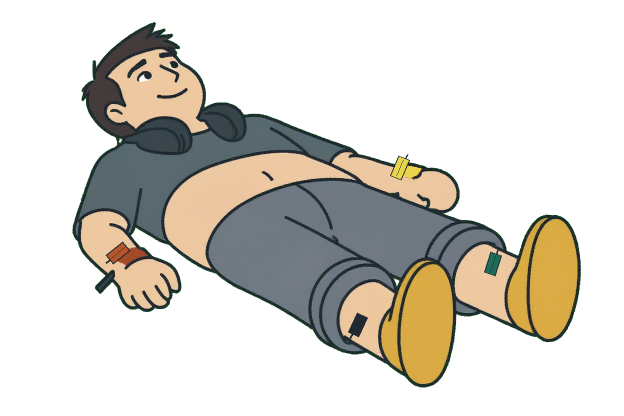
#> input picture art/figuren_quelle/jonas.png, 1248 x 832 px (shown at 1/2 size)
$ python klemmen_setzen.py
#> lines starting #> are read from the running program, lines starting #| are printed output that depends on the picture
#> in main, img is the input picture: PIL image 1248x832 RGBA; mean R, G, B, A 82.1, 177.2, 77.4, 87.5
"""Die vier Extremitätenklemmen auf Jonas (Lehrsaal) zeichnet der Code in sein Quellbild — Flux Kontext setzt so
kleine Dinge nicht zuverlässig an Handgelenke und Knöchel (zwei Versuche: eine bunte Armbanduhr, sonst nichts).

    python3 gen/blender/klemmen_setzen.py            # art/figuren_quelle/jonas.png (an Ort und Stelle, deckend: wiederholbar)

Lage je Klemme in Pixeln des Quellbilds (1248 x 832, bau/blender/figuren/ki_jonas_s21.png), von Hand abgelesen:
Mitte des Gelenks, Richtung der Gliedmaße (Grad), Seite, zu der das kurze Leitungsende zeigt. Ampel-Regel
(docs/FACHREGELN.md, Lektion 2): rot = rechter Arm (das eine Rost-Objekt des Raums, docs/raeume/lehrsaal.md §3),
gelb = linker Arm, grün = linkes Bein, schwarz = rechtes Bein; seine rechte Seite liegt zur Kamera (unten im Bild).
Klemmen sitzen auf Haut: Handgelenke, Unterschenkel knapp über den Socken (Hosenbeine hochgekrempelt). Ligne claire:
flache Farbe, eine Tuschelinie, kein Verlauf. Nach einem neuen Kontext-Bild Lagen neu ablesen.
"""
import math
import os

from PIL import Image, ImageDraw

HIER = os.path.dirname(os.path.abspath(__file__)); WURZEL = os.path.dirname(os.path.dirname(HIER))
QUELLE = os.path.join(WURZEL, "art", "figuren_quelle", "jonas.png")
TINTE = (30, 42, 48, 255)
KLEMMEN = [   # (Farbe, Mitte x, y, Winkel der Gliedmaße, Leitungsrichtung in Grad)
    ("#B5552D", (236, 506), 50, 140),    # rechtes Handgelenk (naher Arm, unten links): Leitung nach unten links zur Polsterkante
    ("#E8D44D", (800, 336), 23, -60),    # linkes Handgelenk (ferner Arm, oben rechts): Leitung nach oben rechts
    ("#1E2A30", (716, 650), 25, 120),    # rechter Unterschenkel (nahes Bein) über der Socke: Leitung nach unten
    ("#1F6B5A", (986, 528), 18, -70),    # linker Unterschenkel (fernes Bein) über der Socke: Leitung nach oben
]


def hexc(s): return tuple(int(s[i:i + 2], 16) for i in (1, 3, 5)) + (255,)


def klemme(img, farbe, mitte, winkel, leitung, laenge=0.028, breite=0.052, tief=0.022):
    """Klemme als gedrehtes Rechteck quer zur Gliedmaße (Maße in Anteilen der Bildhöhe), Leitungsstummel, Kontur."""
    h = img.height; L, B = laenge * h, breite * h
    ex, ey = math.cos(math.radians(winkel)), math.sin(math.radians(winkel))       # entlang der Gliedmaße
    nx, ny = -ey, ex                                                               # quer dazu
    cx, cy = mitte
    ecken = [(cx + sx * L / 2 * ex + sy * B / 2 * nx, cy + sx * L / 2 * ey + sy * B / 2 * ny) for sx, sy in ((-1, -1), (1, -1), (1, 1), (-1, 1))]
    d = ImageDraw.Draw(img)
    lx, ly = math.cos(math.radians(leitung)), math.sin(math.radians(leitung))
    d.line([(cx, cy), (cx + lx * tief * h * 1.7, cy + ly * tief * h * 1.7)], fill=TINTE, width=max(2, int(h * 0.004)))
    d.polygon(ecken, fill=hexc(farbe), outline=TINTE, width=max(2, int(h * 0.0025)))
    # Klemmenkerbe: kurzer Strich quer über die Mitte (die Feder der Klemme)
    d.line([(cx - nx * B / 2 * 0.8, cy - ny * B / 2 * 0.8), (cx + nx * B / 2 * 0.8, cy + ny * B / 2 * 0.8)], fill=TINTE, width=max(1, int(h * 0.0018)))


def umfaerben(img, mitte, r, von, nach, toleranz=70):
    """Kontext malte an beiden Handgelenken ein rostfarbenes Band: am linken wird es gelb (Teil der gelben Klemme),
    sonst gäbe es zwei Rost-Objekte und die Ampel-Regel stimmte nicht. Nur im Umkreis r um `mitte`."""
#> called with mitte = (800, 336), r = 45, von = '#B5552D', nach = '#E8D44D', toleranz = 70
    import numpy as np
    a = np.asarray(img).astype(np.int32); h, w = a.shape[:2]
#> after `h, w = a.shape[:2]`: h = 832; w = 1248
    yy, xx = np.mgrid[:h, :w]; nah = (xx - mitte[0]) ** 2 + (yy - mitte[1]) ** 2 < r * r
    v = np.array(hexc(von)[:3]); d = np.abs(a[..., :3] - v).sum(-1)
#> after `d = np.abs(a[..., :3] - v).sum(-1)`:
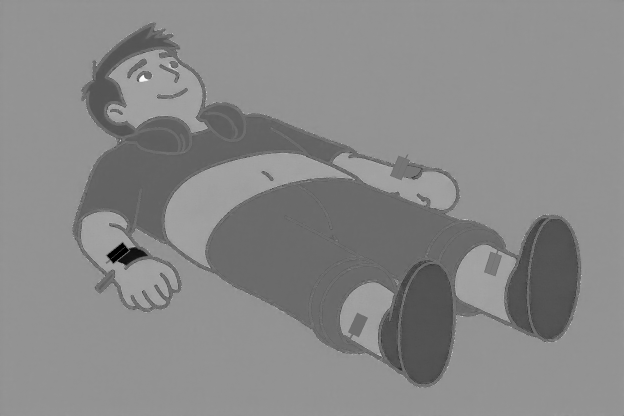
#> d: shape (832, 1248) int64 (shown at 1/2 size); min 0, max 454, mean 242.8; drawn with min black and max white
    m = nah & (d < toleranz) & (a[..., 3] > 0)
#> m: shape (832, 1248) bool; every value is 0
    a[m, :3] = hexc(nach)[:3]
    return Image.fromarray(a.astype("uint8"), "RGBA")


def main():
    img = Image.open(QUELLE).convert("RGBA")
    img = umfaerben(img, KLEMMEN[1][1], 45, "#B5552D", KLEMMEN[1][0])
    for farbe, mitte, winkel, leitung in KLEMMEN:
        klemme(img, farbe, mitte, winkel, leitung)
    img.save(QUELLE, optimize=True)
    print("Klemmen gesetzt ->", os.path.relpath(QUELLE, WURZEL), img.size)
#| Klemmen gesetzt -> art/figuren_quelle/jonas.png (1248, 832)


if __name__ == "__main__":
    main()

$ run again, with art/figuren_quelle/falk.png copied over art/figuren_quelle/jonas.png
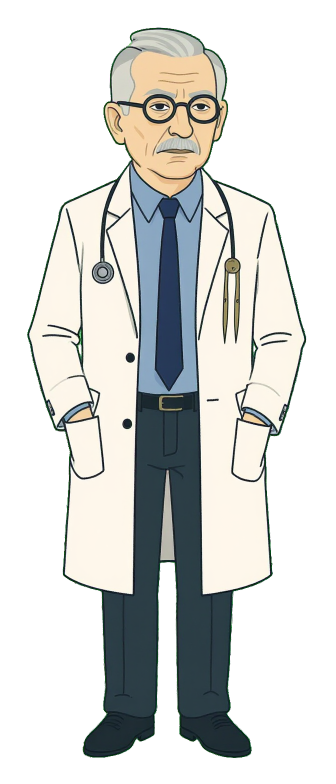
#> input picture art/figuren_quelle/falk.png, 672 x 1568 px (shown at 1/2 size)
#> in main, img is the input picture: PIL image 672x1568 RGBA; mean R, G, B, A 106.1, 185.9, 108.1, 120.9
#> in umfaerben, `d = np.abs(a[..., :3] - v).sum(-1)`:
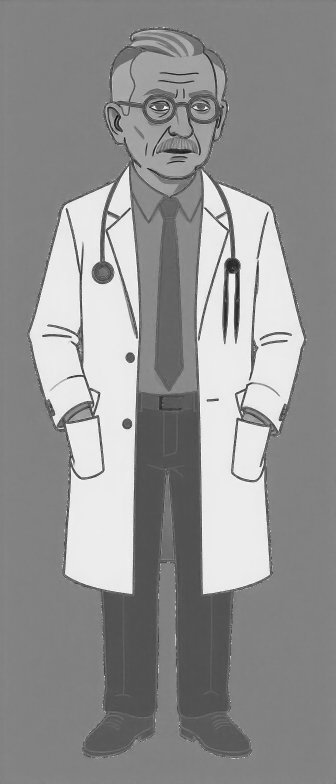
#> d: shape (1568, 672) int64 (shown at 1/2 size); min 58, max 454, mean 285.6; drawn with min black and max white
#> m: shape (1568, 672) bool; every value is 0
#| Klemmen gesetzt -> art/figuren_quelle/jonas.png (672, 1568)

$ run again, with art/figuren_quelle/herrk.png copied over art/figuren_quelle/jonas.png
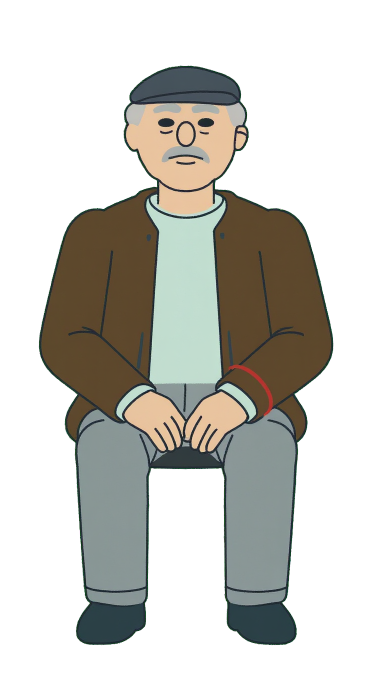
#> input picture art/figuren_quelle/herrk.png, 752 x 1392 px (shown at 1/2 size)
#> in main, img is the input picture: PIL image 752x1392 RGBA; mean R, G, B, A 79.6, 164, 79.6, 101.4
#> in umfaerben, `d = np.abs(a[..., :3] - v).sum(-1)`:
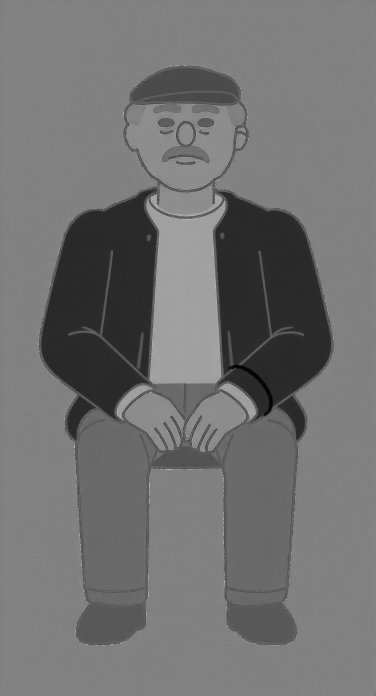
#> d: shape (1392, 752) int64 (shown at 1/2 size); min 29, max 476, mean 228.5; drawn with min black and max white
#> m: shape (1392, 752) bool; every value is 0
#| Klemmen gesetzt -> art/figuren_quelle/jonas.png (752, 1392)

$ run again, with art/figuren_quelle/marlene.png copied over art/figuren_quelle/jonas.png
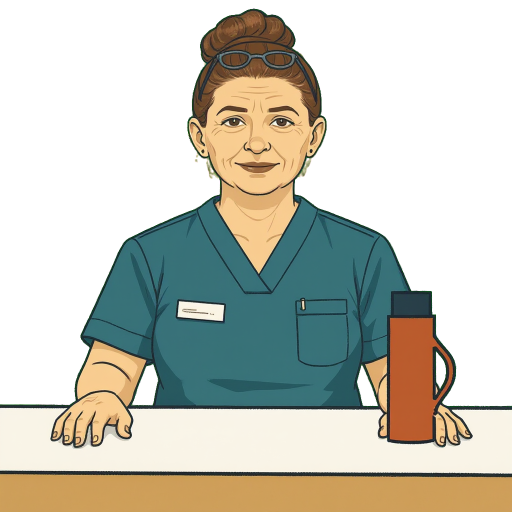
#> input picture art/figuren_quelle/marlene.png, 1024 x 1024 px (shown at 1/2 size)
#> in main, img is the input picture: PIL image 1024x1024 RGBA; mean R, G, B, A 103.5, 172.9, 94.1, 132.5
#> in umfaerben, `d = np.abs(a[..., :3] - v).sum(-1)`:
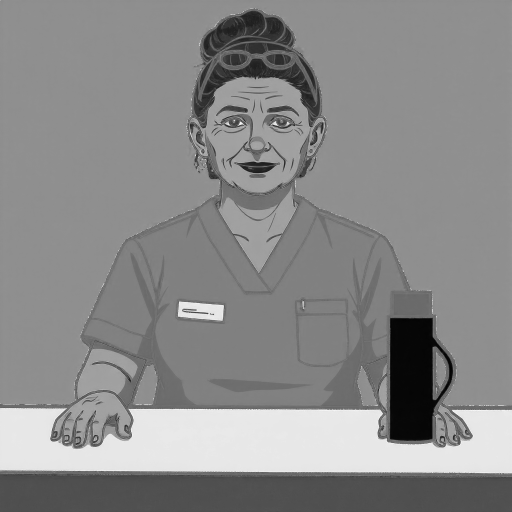
#> d: shape (1024, 1024) int64 (shown at 1/2 size); min 0, max 454, mean 246.2; drawn with min black and max white
#> m: shape (1024, 1024) bool; every value is 0
#| Klemmen gesetzt -> art/figuren_quelle/jonas.png (1024, 1024)
